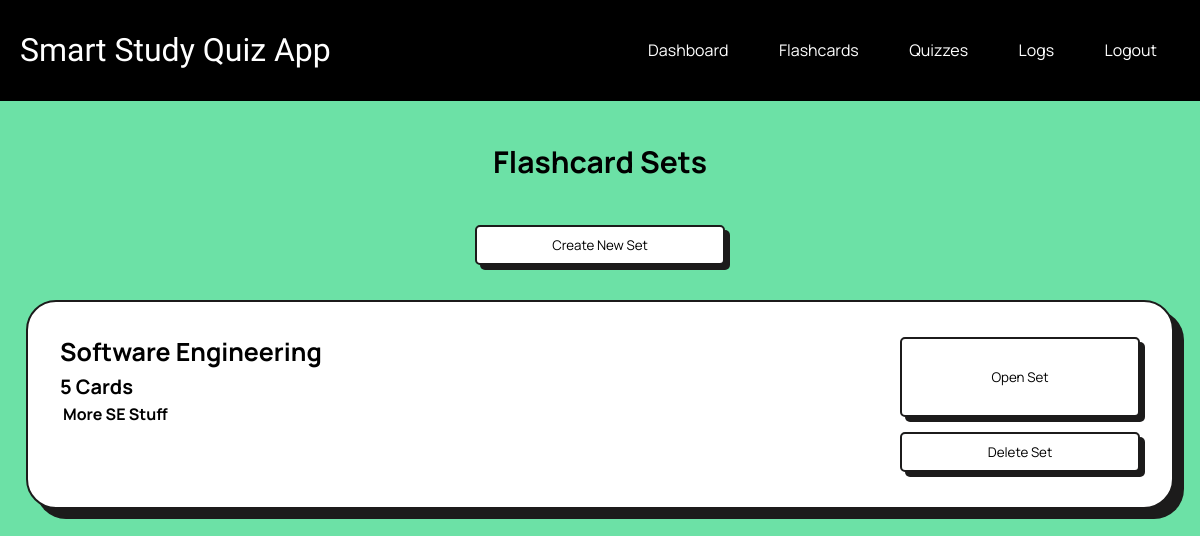
/flashcard_set_select (signed in), run on an earlier commit of the app's database.
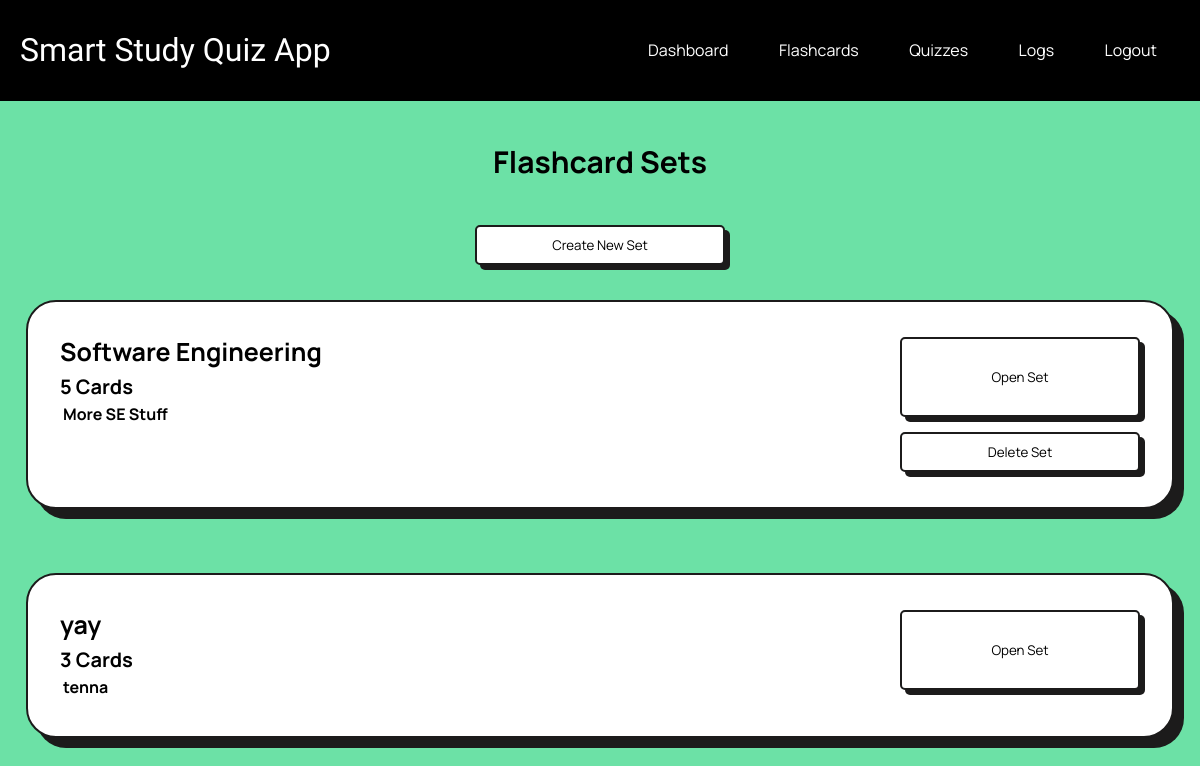
And on a later commit of the database.
### tables this page shows
CREATE TABLE FlashcardSet(
    id INTEGER PRIMARY KEY AUTOINCREMENT,
    title TEXT NOT NULL
, user_id INTEGER, description TEXT, flashcardNumber INTEGER);

### app.py (the view)
@app.route('/flashcard_set_select', methods=['GET', 'POST'])
@login_required
def flashcardSetSelect():
    flashcard_sets = None
    if request.method == 'GET':
        conn = get_db_connection()
        cursor = conn.cursor()
        cursor.execute("SELECT * FROM FlashcardSet")
        flashcard_sets = cursor.fetchall()
        conn.close()
    return render_template('flashcardSelect.html', flashcard_sets=flashcard_sets)

### app.py (called while the page is built)
@login_manager.user_loader
def load_user(user_id):
    conn = get_db_connection()
    cursor = conn.cursor()
    cursor.execute('SELECT id, username FROM Users WHERE id = ?', (user_id,))
    user = cursor.fetchone()
    conn.close()
    if User:
        return User(id=user['id'], username=user['username'])
    return None

def get_db_connection():
    conn = sqlite3.connect('database.db')
    conn.row_factory = sqlite3.Row
    return conn

### templates/flashcardSelect.html (shortened to what this page needs)
{% extends 'base.html' %}
{% block content %}
    <h4>Flashcard Sets</h4>
    <div style="display: flex; justify-content: center">
        <a href="{{ url_for('flashcardSetCreate') }}" style="align-content: center">
            <button style="width: 250px;">Create New Set</button>
        </a>
    </div>
    <div class="logGrid">
        {% if flashcard_sets %}
            {% for set in flashcard_sets %}
                <div class="log">
                    <div class="quizSelect">
                        <div>
                            <h3>{{ set.title }}</h3>
                            <h5 style="margin-top: 0.2em;">{{ set.flashcardNumber }} Cards</h5>
                            <p style="margin-top: 0.2em; margin-bottom: 0.4em;">{{ set.description }}</p>
                        </div>
                        <div class="startQuizButton">
                            <a href="{{ url_for('flashcards', set_id=set.id) }}">
                                <button style="width: 20vw; height: 10vh">Open Set</button>
                            </a>
                            {% if current_user.id == set.user_id %}
                                <a href="{{ url_for('flashcardSetDelete', set_id=set.id) }}">
                                    <button style="width: 20vw; height: 5vh" class="redButton">Delete Set</button>
                                </a>
                            {% endif %}
                        </div>
                    </div>
                </div>
            {% endfor %}
        {% else %}
            <p>No flashcard sets available.</p>
        {% endif %}
    </div>
{% endblock %}

### templates/base.html (shortened to what this page needs)
<!DOCTYPE html>
<html lang="en">
<head>
    <link rel="stylesheet" href="{{ url_for('static', filename='styles.css') }}">
</head>
<body>
    <header>
        <h1>{% block heading %}Smart Study Quiz App{% endblock %}</h1>
        <nav>
            {% if not current_user.is_authenticated %}
                <a href="{{ url_for('login') }}">Login</a>
                <a href="{{ url_for('register') }}">Register</a>
            {% else %}
                <a href="{{ url_for('dashboard') }}">Dashboard</a>
                <a href="{{ url_for('flashcardSetSelect') }}">Flashcards</a>
                <a href="{{ url_for('quizSelect') }}">Quizzes</a>
                <a href="{{ url_for('view_log') }}">Logs</a>
                <a href="{{ url_for('logout') }}">Logout</a>
            {% endif %}
        </nav>
    </header>
    <content>
        {% block content %}
        {% endblock %}
    </content>
</body>
</html>

### static/styles.css (style rules this page uses)
body { font-family: Arial, sans-serif; margin: 0; padding: 0; background-color: #6ce1a6; color:black; }
header { background-color: black; padding: 10px 20px; align-items: center; display: flex; justify-content: space-between; }
nav a { color: white; text-decoration: none; margin: 0 15px; text-align: right; transition: all ease 500ms; font-family: 'Manrope', sans-serif; padding: 0.5em; border-radius: 7px; }
h1 { text-align: left; font-family: 'Climate Crisis', sans-serif; font-weight: normal; color: white; }
h3 { font-family: 'Manrope', sans-serif; font-weight: bolder; color: black; font-size: 25px; margin: 0; padding: 0; }
h4 { font-family: 'Manrope', sans-serif; font-weight: bolder; color: black; font-size: 30px; align-items: center; text-align: center; }
h5 { font-family: 'Manrope', sans-serif; font-weight: bolder; color: black; font-size: 20px; margin: 0; padding: 0; }
p { font-family: 'Manrope', sans-serif; font-weight: bold; margin: 3px; }
button { border: 2px solid #1c1b1b; box-shadow: 5px 5px #1c1b1b; border-radius: 5px; background-color: white; font-family: 'Manrope', sans-serif; transition: background-color 500ms ease-in-out, font-weight 500ms ease-in-out, letter-spacing 500ms ease-in-out, transform 100ms ease, box-shadow 100ms ease; ; width: calc(100% - 20rem); max-width: 50rem; margin: 0.2rem auto; height: 3em }
.logGrid { display: flex; flex-direction: column; justify-content: center; }
.log { align-self: center; justify-content: space-between; display: flex; flex-direction: row; flex-wrap: wrap; gap: 10px; padding: 2em; margin: 2em auto; border-radius: 30px; background-color: white; min-height: 4vh; width: 90vw; border: 2px solid #1c1b1b; box-shadow: 10px 10px #1c1b1b; }
.quizSelect { display: flex; justify-content: space-between; flex-direction: row; flex: 1; }
.startQuizButton { display: flex; flex-direction: column; align-items: flex-end; gap: 0.5em; flex: 2; justify-content: right; }

What changed in the data, as far as the page shows it:
added FlashcardSet: title "yay", flashcardNumber "3", description "tenna"
